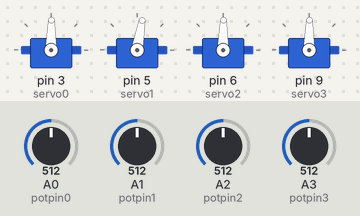
Bench run of a sketch on a simulated Arduino Uno, built with avr-gcc and run on an emulated ATmega328P. Shown: 4 × servo. The test bench sets the inputs (shaded band); at power-on: A0 (potpin0) = 512, A1 (potpin1) = 512, A2 (potpin2) = 512, A3 (potpin3) = 512.

Above: at 1.2 s.
1.3 s: A0 (potpin0) set to 545
2.8 s: A0 (potpin0) set to 572
At 3.19 s:
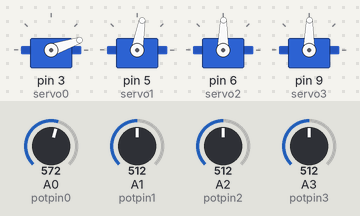
At 4.4 s:
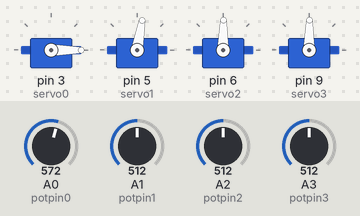
4.7 s: A1 (potpin1) set to 555
6.2 s: A1 (potpin1) set to 581
At 7.6 s:
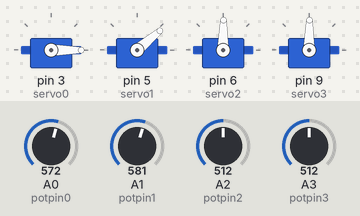
7.9 s: A2 (potpin2) set to 554
9.4 s: A2 (potpin2) set to 569
At 10.7 s:
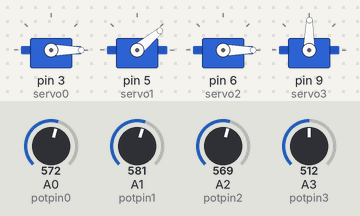
Timing chart, 0 to 12.3 s (numbered marks = the images above; inputs shaded):
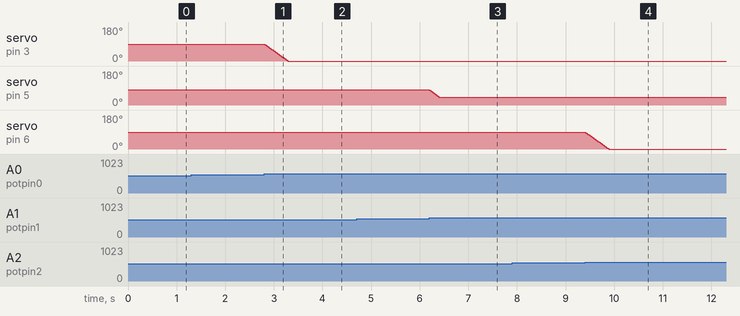

Measured:
- the behaviour switches between 562 and 563 on A0 (potpin0) (found by bisection; images 0 and 1)
- the behaviour switches between 562 and 563 on A1 (potpin1) (found by bisection; images 2 and 3)
- the behaviour switches between 562 and 563 on A2 (potpin2) (found by bisection; images 3 and 4)
- after the input at 1.3 s, every drawn part: stays the same
- after the input at 2.8 s, servo on pin 3 (servo0): moves from 89° to 0° over 0.47 s, starting at once
- after the input at 4.7 s, every drawn part: stays the same
- after the input at 6.2 s, servo on pin 5 (servo1): moves from 80° to 40° over 0.21 s, starting at once
- after the input at 7.9 s, every drawn part: stays the same
- after the input at 9.4 s, servo on pin 6 (servo2): moves from 89° to 0° over 0.48 s, starting at once

The sketch:

fabarm_firmware.ino
```cpp
// (licence header left out)
#include <Servo.h>

const int potpin0 = A0,
          potpin1 = A1,
          potpin2 = A2,
          potpin3 = A3;

const int dpotvalueThreshold0 = 50,
          dpotvalueThreshold1 = 50,
          dpotvalueThreshold2 = 50,
          dpotvalueThreshold3 = 50;

const int dpotvalueMin0 = -50,
          dpotvalueMin1 = -50,
          dpotvalueMin2 = -50,
          dpotvalueMin3 = -50;

const int dpotvalueMax0 = 50,
          dpotvalueMax1 = 50,
          dpotvalueMax2 = 50,
          dpotvalueMax3 = 50;

int potvalue0,
    potvalue1,
    potvalue2,
    potvalue3;

int angle0,
    angle1,
    angle2,
    angle3;

const int angleMin0 = 0,
          angleMin1 = 40,
          angleMin2 = 0,
          angleMin3 = 0;

const int angleMax0 = 179,
          angleMax1 = 120,
          angleMax2 = 179,
          angleMax3 = 179;

const int angleMiddle0 = (angleMax0 + angleMin0) / 2,
          angleMiddle1 = (angleMax1 + angleMin1) / 2,
          angleMiddle2 = (angleMax2 + angleMin2) / 2,
          angleMiddle3 = (angleMax3 + angleMin3) / 2;

const int angleSpeedMax0 = 2,
          angleSpeedMax1 = 2,
          angleSpeedMax2 = 2,
          angleSpeedMax3 = 8;

Servo servo0,
      servo1,
      servo2,
      servo3;

void setup()
{
  pinMode(potpin0, INPUT);
  pinMode(potpin1, INPUT);
  pinMode(potpin2, INPUT);
  pinMode(potpin3, INPUT);

  servo0.attach(3);
  servo1.attach(5);
  servo2.attach(6);
  servo3.attach(9);

  potvalue0 = analogRead(potpin0);
  potvalue1 = analogRead(potpin1);
  potvalue2 = analogRead(potpin2);
  potvalue3 = analogRead(potpin3);

  angle0 = angleMiddle0;
  angle1 = angleMiddle1;
  angle2 = angleMiddle2;
  angle3 = angleMiddle3;
}

void loop()
{
  int potvalue;
  float dpotvalue;
  float kangleSpeed0;

  potvalue = analogRead(potpin0);
  dpotvalue = potvalue0 - potvalue;
  if(abs(dpotvalue) > dpotvalueThreshold0) {
    if(dpotvalue > 0)
      kangleSpeed0 = min(dpotvalue, dpotvalueMax0) / dpotvalueMax0;
    else
      kangleSpeed0 = -1 * max(dpotvalue, dpotvalueMin0) / dpotvalueMin0;
    angle0 += kangleSpeed0 * angleSpeedMax0;
    angle0 = constrain(angle0, angleMin0, angleMax0);
  }
  servo0.write(angle0);

  potvalue = analogRead(potpin1);
  dpotvalue = potvalue1 - potvalue;
  if(abs(dpotvalue) > dpotvalueThreshold1) {
    if(dpotvalue > 0)
      kangleSpeed0 = min(dpotvalue, dpotvalueMax1) / dpotvalueMax1;
    else
      kangleSpeed0 = -1 * max(dpotvalue, dpotvalueMin1) / dpotvalueMin1;
    angle1 += kangleSpeed0 * angleSpeedMax1;
    angle1 = constrain(angle1, angleMin1, angleMax1);
  }
  servo1.write(angle1);

  potvalue = analogRead(potpin2);
  dpotvalue = potvalue2 - potvalue;
  if(abs(dpotvalue) > dpotvalueThreshold2) {
    if(dpotvalue > 0)
      kangleSpeed0 = min(dpotvalue, dpotvalueMax2) / dpotvalueMax2;
    else
      kangleSpeed0 = -1 * max(dpotvalue, dpotvalueMin2) / dpotvalueMin2;
    angle2 += kangleSpeed0 * angleSpeedMax2;
    angle2 = constrain(angle2, angleMin2, angleMax2);
  }
  servo2.write(angle2);

  potvalue = analogRead(potpin3);
  dpotvalue = potvalue3 - potvalue;
  if(abs(dpotvalue) > dpotvalueThreshold3) {
    if(dpotvalue > 0)
      kangleSpeed0 = min(dpotvalue, dpotvalueMax3) / dpotvalueMax3;
    else
      kangleSpeed0 = -1 * max(dpotvalue, dpotvalueMin3) / dpotvalueMin3;
    angle3 += kangleSpeed0 * angleSpeedMax3;
    angle3 = constrain(angle3, angleMin3, angleMax3);
  }
  servo3.write(angle3);

  delay(10);
}
```
